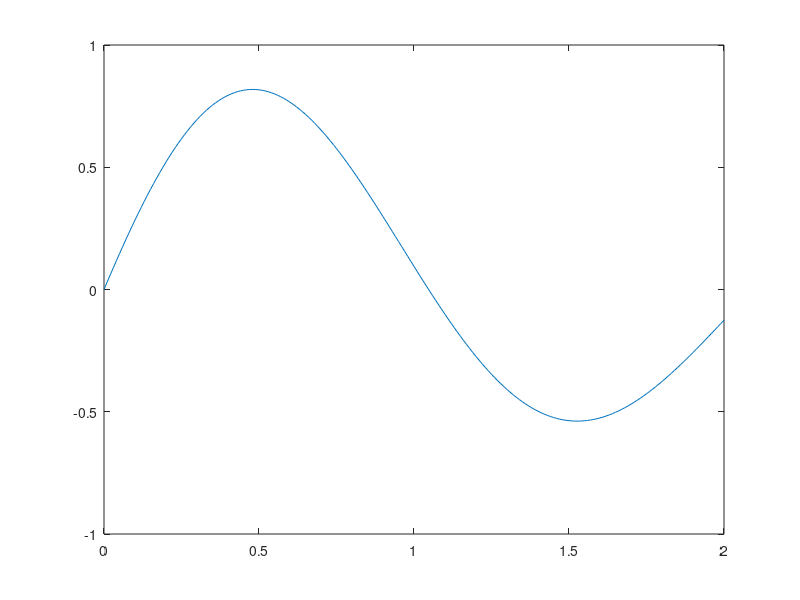

Write the MATLAB code that produced this figure.
function dampedOsc3()
   % we first define the discretisation points along x:
   x = 0:0.01:2; % points between 0 and 5 (included) by steps of 0.01
   % we then compute outputs y at these discretisation points.
   % Each element of y should contain the output of the function
   % evaluated at the corresponding element of x. We thus use
   % element-wise operations. The exp function is already defined
   % by Matlab to possess this behaviour. We say that it is 'vectorized'
   y = exp(-0.4 .* x).*sin(3.*x);
   % we can plot this discretised data using the 'plot' command
   plot(x,y)
end